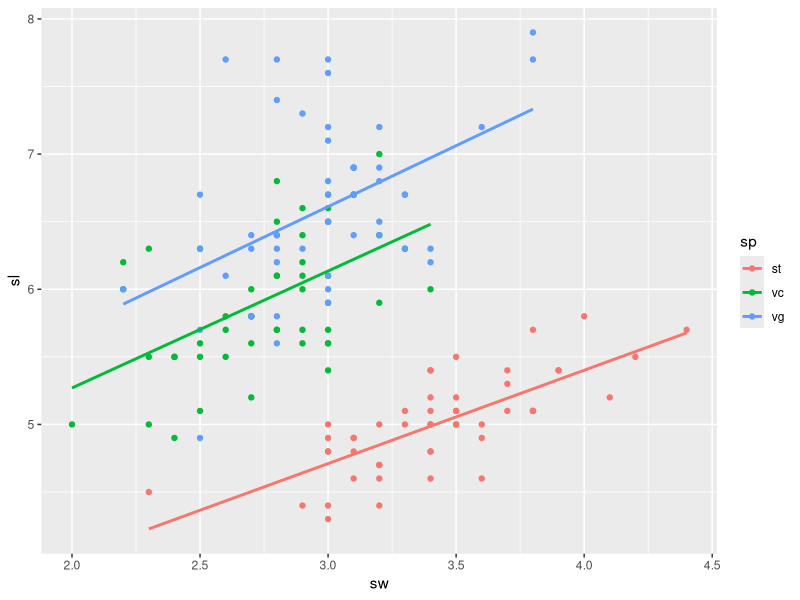
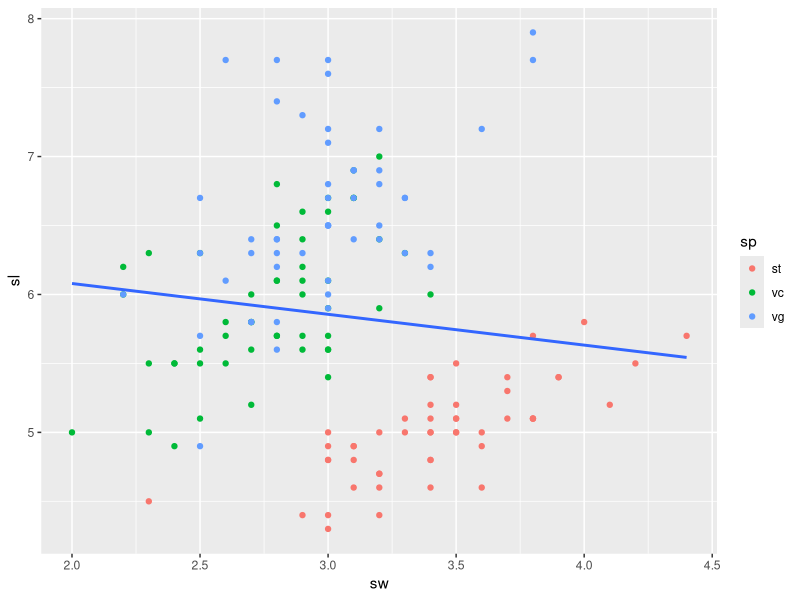
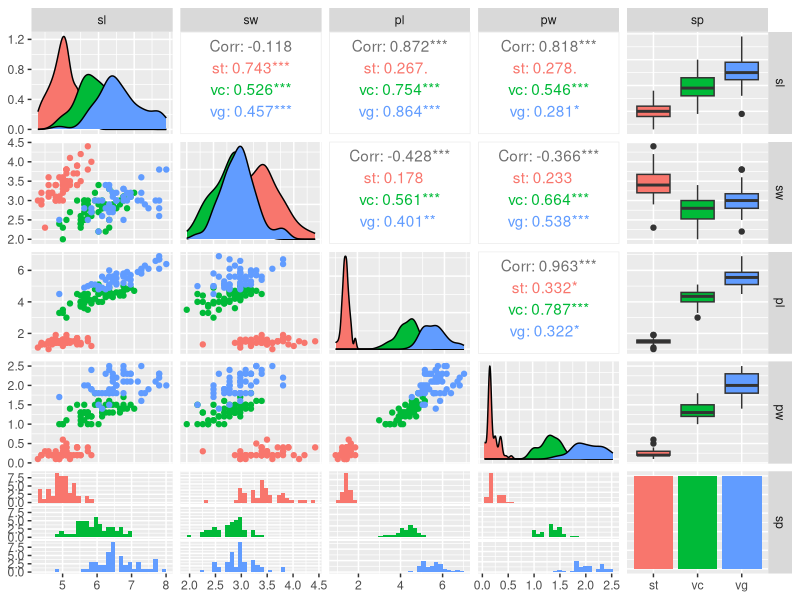
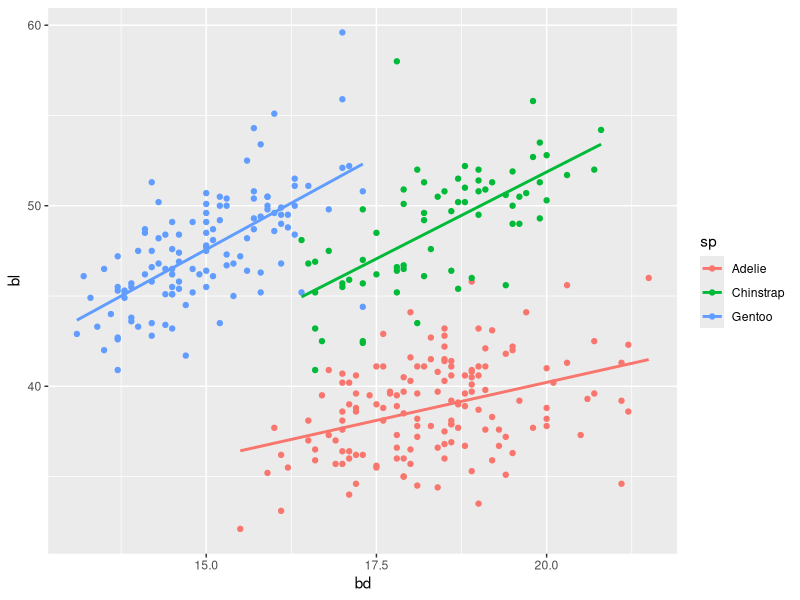
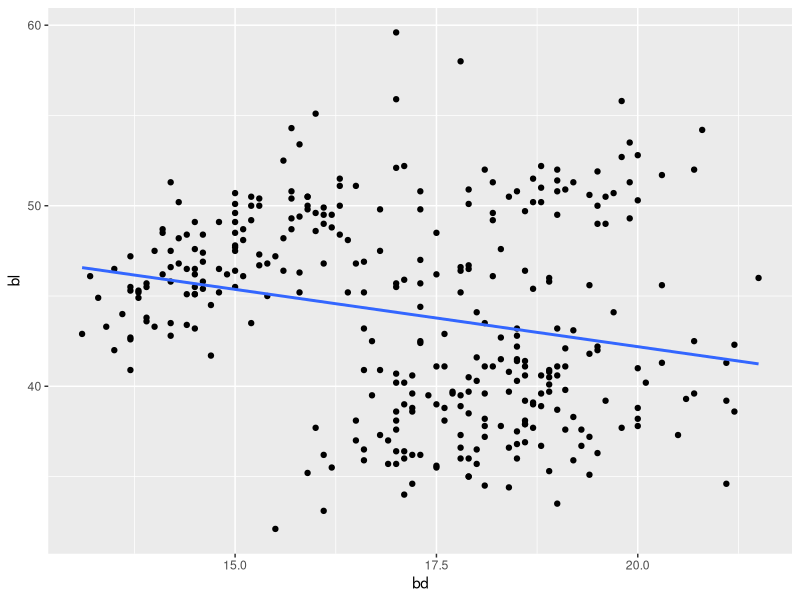

The R script that drew these images, in order:
## ---- chunk 1

head(iris)
tail(iris)

## ---- chunk 2

dim(iris)
rownames(iris)
names(iris)

## ---- chunk 3

names(iris) = c('sl','sw','pl','pw','sp')

names(iris)

## ---- chunk 4

class(iris$sp)

## ---- chunk 5

levels(iris$sp)

## ---- chunk 6

levels(iris$sp) = c('st', 'vc', 'vg')

levels(iris$sp)

## ---- chunk 7

head(iris)
tail(iris)

## ---- chunk 8

library(tidyverse)

## ---- chunk 9
ggplot(iris)+
  geom_point( aes(sw,sl,col=sp) )+
  geom_smooth(method='lm', aes(sw,sl,col=sp), se=F )
## ---- chunk 10

ggplot(iris,)+
  geom_point( aes(sw,sl,col=sp))+
  geom_smooth(method='lm',  aes(sw,sl), se=F)


## ---- chunk 11

library(GGally)

## ---- chunk 12

iris %>% ggpairs( aes(col = sp), progress = F )

## ---- chunk 13

library(palmerpenguins)

## ---- chunk 14

dim(penguins)

## ---- chunk 15

View(penguins)

## ---- chunk 16

pengs = na.omit(penguins)

dim(pengs)

## ---- chunk 17

pengs = na.omit(penguins)

dim(pengs)

## ---- chunk 18

names(pengs)

## ---- chunk 19

names(pengs) = c( 'sp', 'is', 'bl', 'bd', 'fl', 'bm', 'sx', 'yr')
names(pengs)

## ---- chunk 20

pengs['sp'] %>% unique()

## ---- chunk 21

pengs %>% 
  group_by(sp,sx) %>%
  summarise(n=n())

## ---- chunk 22

pengs %>% 
  group_by(sp,sx) %>%
  summarise(n=n()) %>%
  pivot_wider(names_from = sx, values_from = n)

## ---- chunk 23

pengs %>% 
  ggplot() +
  geom_point(aes(bd, bl, col=sp)) +
  geom_smooth(aes(bd, bl, col=sp), method="lm", se=F)

## ---- chunk 24

pengs %>% 
  ggplot() +
  geom_point(aes(bd, bl)) +
  geom_smooth(aes(bd, bl), method="lm", se=F)

## ---- chunk 25

View(penguins)

